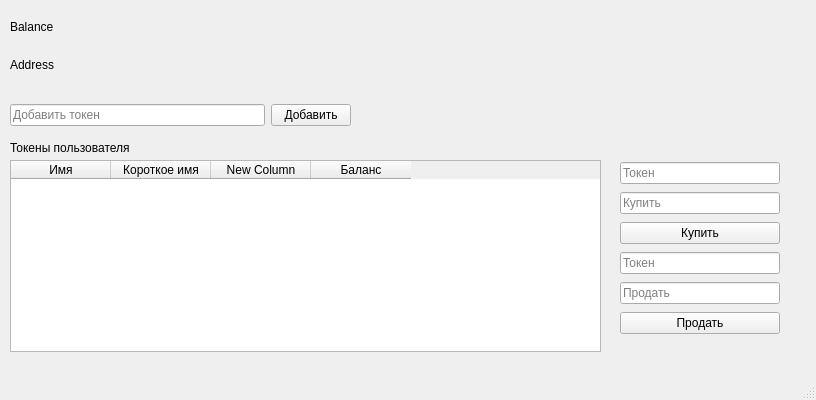
<?xml version="1.0" encoding="UTF-8"?>
<ui version="4.0">
 <class>MainWindow</class>
 <widget class="QMainWindow" name="MainWindow">
  <property name="geometry">
   <rect>
    <x>0</x>
    <y>0</y>
    <width>816</width>
    <height>400</height>
   </rect>
  </property>
  <property name="windowTitle">
   <string>MainWindow</string>
  </property>
  <widget class="QWidget" name="centralwidget">
   <widget class="QWidget" name="verticalLayoutWidget_2">
    <property name="geometry">
     <rect>
      <x>10</x>
      <y>10</y>
      <width>160</width>
      <height>71</height>
     </rect>
    </property>
    <layout class="QVBoxLayout" name="verticalLayout_2">
     <item>
      <widget class="QLabel" name="label_3">
       <property name="text">
        <string>Balance</string>
       </property>
      </widget>
     </item>
     <item>
      <widget class="QLabel" name="label_4">
       <property name="text">
        <string>Address</string>
       </property>
      </widget>
     </item>
    </layout>
   </widget>
   <widget class="QWidget" name="horizontalLayoutWidget">
    <property name="geometry">
     <rect>
      <x>10</x>
      <y>100</y>
      <width>341</width>
      <height>31</height>
     </rect>
    </property>
    <layout class="QHBoxLayout" name="horizontalLayout">
     <item>
      <widget class="QLineEdit" name="lineEdit_8">
       <property name="placeholderText">
        <string>Добавить токен</string>
       </property>
      </widget>
     </item>
     <item>
      <widget class="QPushButton" name="pushButton_7">
       <property name="text">
        <string>Добавить</string>
       </property>
      </widget>
     </item>
    </layout>
   </widget>
   <widget class="QLabel" name="label_7">
    <property name="geometry">
     <rect>
      <x>10</x>
      <y>140</y>
      <width>241</width>
      <height>16</height>
     </rect>
    </property>
    <property name="text">
     <string>Токены пользователя</string>
    </property>
   </widget>
   <widget class="QTableWidget" name="tableWidget_4">
    <property name="geometry">
     <rect>
      <x>10</x>
      <y>160</y>
      <width>591</width>
      <height>192</height>
     </rect>
    </property>
    <column>
     <property name="text">
      <string>Имя</string>
     </property>
    </column>
    <column>
     <property name="text">
      <string>Короткое имя</string>
     </property>
    </column>
    <column>
     <property name="text">
      <string>New Column</string>
     </property>
    </column>
    <column>
     <property name="text">
      <string>Баланс</string>
     </property>
    </column>
   </widget>
   <widget class="QWidget" name="verticalLayoutWidget_5">
    <property name="geometry">
     <rect>
      <x>620</x>
      <y>160</y>
      <width>160</width>
      <height>88</height>
     </rect>
    </property>
    <layout class="QVBoxLayout" name="verticalLayout_5">
     <item>
      <widget class="QLineEdit" name="lineEdit_11">
       <property name="placeholderText">
        <string>Токен</string>
       </property>
      </widget>
     </item>
     <item>
      <widget class="QLineEdit" name="lineEdit_12">
       <property name="placeholderText">
        <string>Купить</string>
       </property>
      </widget>
     </item>
     <item>
      <widget class="QPushButton" name="pushButton_9">
       <property name="text">
        <string>Купить</string>
       </property>
      </widget>
     </item>
    </layout>
   </widget>
   <widget class="QWidget" name="verticalLayoutWidget_4">
    <property name="geometry">
     <rect>
      <x>620</x>
      <y>250</y>
      <width>160</width>
      <height>88</height>
     </rect>
    </property>
    <layout class="QVBoxLayout" name="verticalLayout_4">
     <item>
      <widget class="QLineEdit" name="lineEdit_10">
       <property name="placeholderText">
        <string>Токен</string>
       </property>
      </widget>
     </item>
     <item>
      <widget class="QLineEdit" name="lineEdit_9">
       <property name="placeholderText">
        <string>Продать</string>
       </property>
      </widget>
     </item>
     <item>
      <widget class="QPushButton" name="pushButton_8">
       <property name="text">
        <string>Продать</string>
       </property>
      </widget>
     </item>
    </layout>
   </widget>
  </widget>
  <widget class="QStatusBar" name="statusbar"/>
 </widget>
 <resources/>
 <connections/>
</ui>
